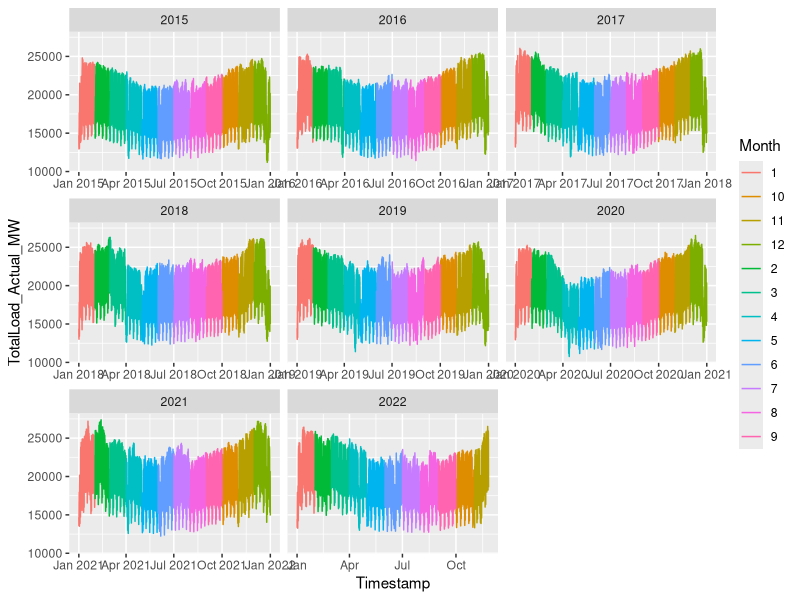

R code for this plot: (Note: this script raises an error after producing the figure.)
rm(list=ls())
library(ggplot2)

d <- read.table(file="data/BZN_PL.csv",sep=";",dec=".",header=T,stringsAsFactors=F)
d <- d[c("Date","Hour","TotalLoad_Actual_MW")]
d <- d[d$TotalLoad_Actual_MW!="N/A",]
d$TotalLoad_Actual_MW <- as.numeric(d$TotalLoad_Actual_MW)
d <- na.omit(d)

d$Hour <- substr(d$Hour,1,5)
d$Timestamp <- as.POSIXct(paste0(d$Date," ",d$Hour,":00"),tz="GMT")
d <- d[c("Timestamp","TotalLoad_Actual_MW")] 
d$Wday <- as.POSIXlt(d$Timestamp)$wday 
d$Hour <- as.POSIXlt(d$Timestamp)$hour 
d$Hour <- ifelse(nchar(d$Hour)==1,paste0("0",d$Hour),d$Hour)

d$WdayHour <- paste0(d$Wday,"_",d$Hour)
d$WdayHour <- factor(d$WdayHour,levels=sort(unique(d$WdayHour)))
print(head(d))

d$Year <- as.POSIXlt(d$Timestamp)$year + 1900
d$Month <- as.character(as.POSIXlt(d$Timestamp)$mon + 1 )
    
img <- (
    ggplot(d,aes(x=Timestamp,y=TotalLoad_Actual_MW, col=Month))
    + 
    geom_line()
    + 
    facet_wrap(~Year, scales="free_x")
)
x11();print(img)


wyk <- (
  ggplot(d, aes(x=WdayHour, y=TotalLoad_Actual_MW, fill=factor(Wday)))
  +
  geom_boxplot()
  + 
  theme(axis.text.x = element_text(angle = 90, vjust = 0.5, hjust=1, size=5))
)
x11();print(wyk)


